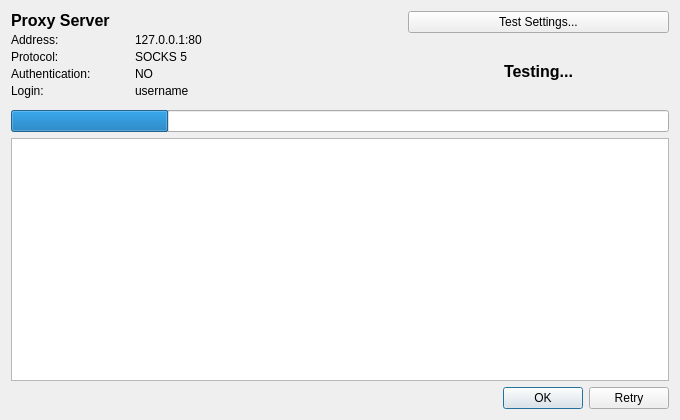
<?xml version="1.0" encoding="UTF-8"?>
<ui version="4.0">
 <class>TestProxyDialog</class>
 <widget class="QDialog" name="TestProxyDialog">
  <property name="geometry">
   <rect>
    <x>0</x>
    <y>0</y>
    <width>680</width>
    <height>420</height>
   </rect>
  </property>
  <property name="sizePolicy">
   <sizepolicy hsizetype="Fixed" vsizetype="Fixed">
    <horstretch>0</horstretch>
    <verstretch>0</verstretch>
   </sizepolicy>
  </property>
  <property name="windowTitle">
   <string>Test Proxy</string>
  </property>
  <layout class="QVBoxLayout" name="verticalLayout_4">
   <item>
    <widget class="QStackedWidget" name="stackedWidget">
     <property name="enabled">
      <bool>true</bool>
     </property>
     <property name="sizePolicy">
      <sizepolicy hsizetype="Expanding" vsizetype="Expanding">
       <horstretch>0</horstretch>
       <verstretch>0</verstretch>
      </sizepolicy>
     </property>
     <property name="currentIndex">
      <number>0</number>
     </property>
     <widget class="QWidget" name="testPage">
      <layout class="QVBoxLayout" name="verticalLayout_5">
       <property name="leftMargin">
        <number>0</number>
       </property>
       <property name="topMargin">
        <number>0</number>
       </property>
       <property name="rightMargin">
        <number>0</number>
       </property>
       <property name="bottomMargin">
        <number>0</number>
       </property>
       <item>
        <layout class="QVBoxLayout" name="verticalLayout_1">
         <item>
          <layout class="QGridLayout" name="gridLayout" columnstretch="3,2">
           <item row="0" column="1">
            <layout class="QVBoxLayout" name="verticalLayout_2">
             <property name="spacing">
              <number>6</number>
             </property>
             <item>
              <widget class="QPushButton" name="btnTestCustomize">
               <property name="sizePolicy">
                <sizepolicy hsizetype="Expanding" vsizetype="Fixed">
                 <horstretch>0</horstretch>
                 <verstretch>0</verstretch>
                </sizepolicy>
               </property>
               <property name="text">
                <string>Test Settings...</string>
               </property>
              </widget>
             </item>
             <item>
              <widget class="QLabel" name="labelTestResults">
               <property name="font">
                <font>
                 <pointsize>12</pointsize>
                 <bold>true</bold>
                </font>
               </property>
               <property name="text">
                <string>Testing...</string>
               </property>
               <property name="alignment">
                <set>Qt::AlignCenter</set>
               </property>
              </widget>
             </item>
            </layout>
           </item>
           <item row="0" column="0">
            <layout class="QFormLayout" name="formLayout">
             <property name="horizontalSpacing">
              <number>25</number>
             </property>
             <property name="verticalSpacing">
              <number>3</number>
             </property>
             <property name="bottomMargin">
              <number>6</number>
             </property>
             <item row="0" column="0">
              <widget class="QLabel" name="label">
               <property name="sizePolicy">
                <sizepolicy hsizetype="Preferred" vsizetype="Preferred">
                 <horstretch>0</horstretch>
                 <verstretch>0</verstretch>
                </sizepolicy>
               </property>
               <property name="font">
                <font>
                 <pointsize>12</pointsize>
                 <bold>true</bold>
                </font>
               </property>
               <property name="text">
                <string>Proxy Server</string>
               </property>
               <property name="alignment">
                <set>Qt::AlignLeading|Qt::AlignLeft|Qt::AlignTop</set>
               </property>
              </widget>
             </item>
             <item row="1" column="0">
              <widget class="QLabel" name="labelAddress">
               <property name="text">
                <string>Address:</string>
               </property>
              </widget>
             </item>
             <item row="1" column="1">
              <widget class="QLabel" name="labelAddressOut">
               <property name="text">
                <string>127.0.0.1:80</string>
               </property>
               <property name="textInteractionFlags">
                <set>Qt::LinksAccessibleByMouse|Qt::TextSelectableByMouse</set>
               </property>
              </widget>
             </item>
             <item row="2" column="0">
              <widget class="QLabel" name="labelProtocol">
               <property name="text">
                <string>Protocol:</string>
               </property>
              </widget>
             </item>
             <item row="2" column="1">
              <widget class="QLabel" name="labelProtocolOut">
               <property name="text">
                <string>SOCKS 5</string>
               </property>
              </widget>
             </item>
             <item row="3" column="0">
              <widget class="QLabel" name="labelAuth">
               <property name="text">
                <string>Authentication:</string>
               </property>
              </widget>
             </item>
             <item row="3" column="1">
              <widget class="QLabel" name="labelAuthOut">
               <property name="text">
                <string>NO</string>
               </property>
              </widget>
             </item>
             <item row="4" column="0">
              <widget class="QLabel" name="labelUsername">
               <property name="text">
                <string>Login:</string>
               </property>
              </widget>
             </item>
             <item row="4" column="1">
              <widget class="QLabel" name="labelUsernameOut">
               <property name="text">
                <string>username</string>
               </property>
              </widget>
             </item>
            </layout>
           </item>
          </layout>
         </item>
         <item>
          <widget class="QProgressBar" name="progressBar">
           <property name="value">
            <number>24</number>
           </property>
           <property name="textVisible">
            <bool>false</bool>
           </property>
          </widget>
         </item>
         <item>
          <widget class="QTextBrowser" name="textBrowser">
           <property name="font">
            <font>
             <family>Courier New</family>
             <pointsize>8</pointsize>
            </font>
           </property>
          </widget>
         </item>
         <item>
          <widget class="QDialogButtonBox" name="buttonBoxTest">
           <property name="standardButtons">
            <set>QDialogButtonBox::Ok|QDialogButtonBox::Retry</set>
           </property>
          </widget>
         </item>
        </layout>
       </item>
      </layout>
     </widget>
     <widget class="QWidget" name="testSettingsPage">
      <layout class="QVBoxLayout" name="verticalLayout_6">
       <property name="leftMargin">
        <number>0</number>
       </property>
       <property name="topMargin">
        <number>0</number>
       </property>
       <property name="rightMargin">
        <number>0</number>
       </property>
       <property name="bottomMargin">
        <number>0</number>
       </property>
       <item>
        <layout class="QVBoxLayout" name="verticalLayout_3">
         <property name="spacing">
          <number>6</number>
         </property>
         <item>
          <layout class="QHBoxLayout" name="horizontalLayout_4" stretch="30,30,150">
           <item>
            <widget class="QLabel" name="labelTimeout">
             <property name="text">
              <string>Timeout (secs):</string>
             </property>
            </widget>
           </item>
           <item>
            <widget class="QLineEdit" name="lineEditTimeout">
             <property name="text">
              <string>5</string>
             </property>
            </widget>
           </item>
           <item>
            <spacer name="horizontalSpacer">
             <property name="orientation">
              <enum>Qt::Horizontal</enum>
             </property>
             <property name="sizeType">
              <enum>QSizePolicy::Expanding</enum>
             </property>
             <property name="sizeHint" stdset="0">
              <size>
               <width>40</width>
               <height>20</height>
              </size>
             </property>
            </spacer>
           </item>
          </layout>
         </item>
         <item>
          <widget class="QGroupBox" name="groupBoxTest1">
           <property name="title">
            <string>Test 1: Connection to the Proxy Server</string>
           </property>
           <layout class="QHBoxLayout" name="horizontalLayout">
            <item>
             <widget class="QCheckBox" name="checkBoxTest1">
              <property name="text">
               <string>Enable this test</string>
              </property>
              <property name="checked">
               <bool>true</bool>
              </property>
             </widget>
            </item>
           </layout>
          </widget>
         </item>
         <item>
          <widget class="QGroupBox" name="groupBoxTest2">
           <property name="title">
            <string>Test 2: Connection through the Proxy Server</string>
           </property>
           <layout class="QVBoxLayout" name="verticalLayout">
            <property name="spacing">
             <number>6</number>
            </property>
            <item>
             <widget class="QCheckBox" name="checkBoxTest2">
              <property name="text">
               <string>Enable this test</string>
              </property>
              <property name="checked">
               <bool>true</bool>
              </property>
             </widget>
            </item>
            <item>
             <spacer name="verticalSpacer">
              <property name="orientation">
               <enum>Qt::Vertical</enum>
              </property>
              <property name="sizeType">
               <enum>QSizePolicy::Preferred</enum>
              </property>
              <property name="sizeHint" stdset="0">
               <size>
                <width>20</width>
                <height>10</height>
               </size>
              </property>
             </spacer>
            </item>
            <item>
             <layout class="QHBoxLayout" name="horizontalLayout_2" stretch="2,6,1,1">
              <item>
               <widget class="QLabel" name="labelHost">
                <property name="text">
                 <string>Target host:</string>
                </property>
                <property name="alignment">
                 <set>Qt::AlignCenter</set>
                </property>
               </widget>
              </item>
              <item>
               <widget class="QLineEdit" name="lineEditHost">
                <property name="text">
                 <string>www.google.com</string>
                </property>
                <property name="cursorPosition">
                 <number>0</number>
                </property>
               </widget>
              </item>
              <item>
               <widget class="QLabel" name="labelPort">
                <property name="text">
                 <string>Port:</string>
                </property>
                <property name="alignment">
                 <set>Qt::AlignRight|Qt::AlignTrailing|Qt::AlignVCenter</set>
                </property>
               </widget>
              </item>
              <item>
               <widget class="QLineEdit" name="lineEditPort">
                <property name="text">
                 <string>80</string>
                </property>
               </widget>
              </item>
             </layout>
            </item>
            <item>
             <widget class="QCheckBox" name="checkBoxTest2Load">
              <property name="text">
               <string>Load a default web page from the host. (There must be a web server running on the host)</string>
              </property>
              <property name="checked">
               <bool>true</bool>
              </property>
             </widget>
            </item>
           </layout>
          </widget>
         </item>
         <item>
          <widget class="QGroupBox" name="groupBoxTest3">
           <property name="title">
            <string>Test 3: Proxy Server latency</string>
           </property>
           <layout class="QVBoxLayout" name="verticalLayout_7">
            <item>
             <widget class="QCheckBox" name="checkBoxTest3">
              <property name="text">
               <string>Enable this test</string>
              </property>
              <property name="checked">
               <bool>true</bool>
              </property>
             </widget>
            </item>
            <item>
             <spacer name="verticalSpacer_2">
              <property name="orientation">
               <enum>Qt::Vertical</enum>
              </property>
              <property name="sizeType">
               <enum>QSizePolicy::Preferred</enum>
              </property>
              <property name="sizeHint" stdset="0">
               <size>
                <width>20</width>
                <height>10</height>
               </size>
              </property>
             </spacer>
            </item>
            <item>
             <layout class="QHBoxLayout" name="horizontalLayout_3" stretch="2,1,7">
              <item>
               <widget class="QLabel" name="labelPingCount">
                <property name="text">
                 <string>Ping count:</string>
                </property>
                <property name="alignment">
                 <set>Qt::AlignCenter</set>
                </property>
               </widget>
              </item>
              <item>
               <widget class="QSpinBox" name="spinBoxPingCount">
                <property name="minimum">
                 <number>1</number>
                </property>
                <property name="maximum">
                 <number>10</number>
                </property>
                <property name="value">
                 <number>4</number>
                </property>
               </widget>
              </item>
              <item>
               <spacer name="horizontalSpacer_2">
                <property name="orientation">
                 <enum>Qt::Horizontal</enum>
                </property>
                <property name="sizeType">
                 <enum>QSizePolicy::Preferred</enum>
                </property>
                <property name="sizeHint" stdset="0">
                 <size>
                  <width>40</width>
                  <height>20</height>
                 </size>
                </property>
               </spacer>
              </item>
             </layout>
            </item>
            <item>
             <widget class="QLabel" name="label_3">
              <property name="text">
               <string>Increase ping count to improve the accuracy of the average latency calculation. More pings help to ensure that the average is representative of typical network conditions.</string>
              </property>
              <property name="alignment">
               <set>Qt::AlignJustify|Qt::AlignVCenter</set>
              </property>
              <property name="wordWrap">
               <bool>true</bool>
              </property>
             </widget>
            </item>
           </layout>
          </widget>
         </item>
         <item>
          <widget class="QDialogButtonBox" name="buttonBoxSettings">
           <property name="standardButtons">
            <set>QDialogButtonBox::Cancel|QDialogButtonBox::Ok|QDialogButtonBox::RestoreDefaults</set>
           </property>
          </widget>
         </item>
        </layout>
       </item>
      </layout>
     </widget>
    </widget>
   </item>
  </layout>
 </widget>
 <resources/>
 <connections/>
</ui>
